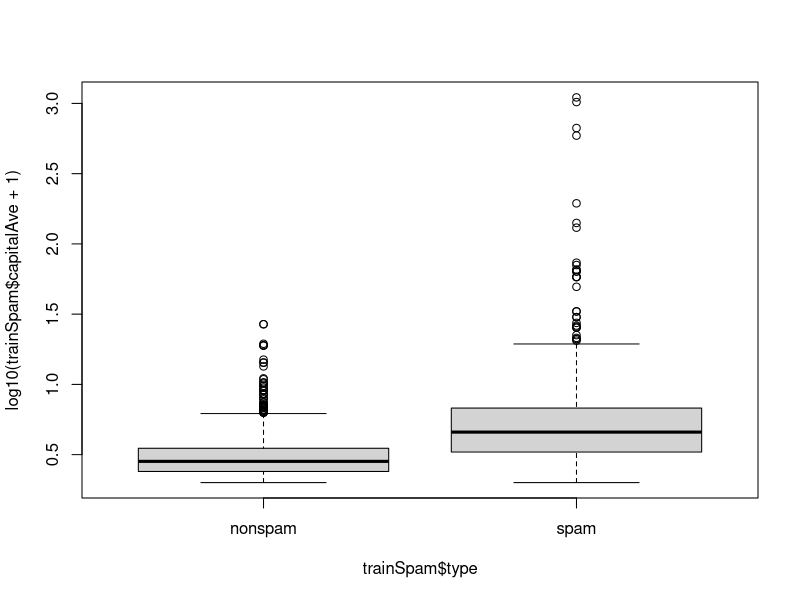
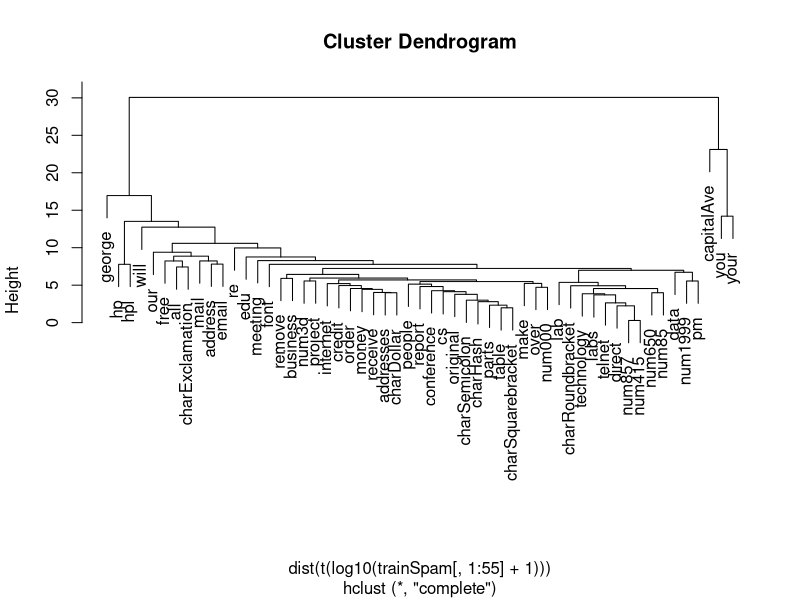

The R script that drew these images, in order:
## ---- chunk 1
library(kernlab)
data(spam)

set.seed(3425)
trainIndicator <- rbinom(4601, size=1, prob=0.5)

table(trainIndicator)

trainSpam <- spam[trainIndicator==1,]
testSpam <- spam[trainIndicator==0,]

#plot(trainSpam$capitalAve ~ trainSpam$type)
plot(log10(trainSpam$capitalAve + 1) ~ trainSpam$type)

hCluster <- hclust(dist(t(log10(trainSpam[,1:55] + 1))))
plot(hCluster)
## ---- chunk 2
getwd()
setwd('/Users/ddcrob/Desktop/R')
